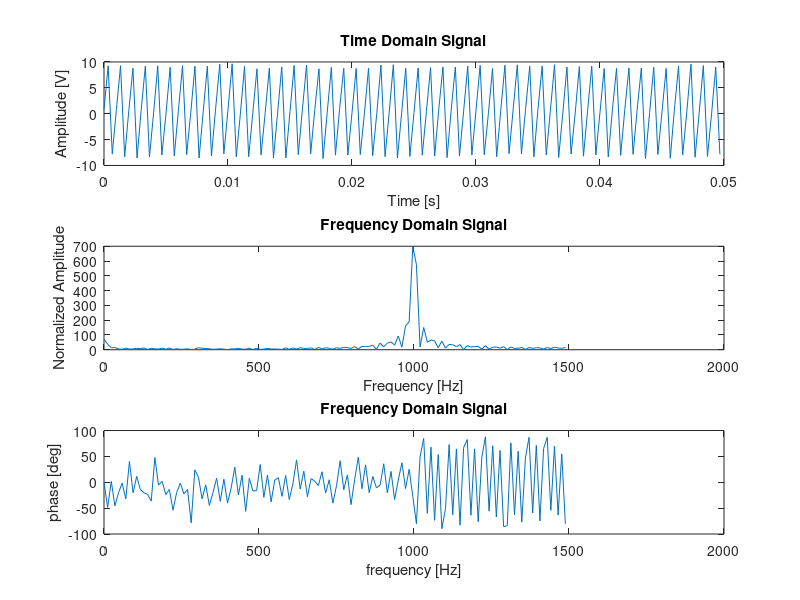

Write MATLAB code to recreate this figure.
Fs = 3000;
Ts = 1/Fs;
dt = 0:Ts:0.05-Ts;  %Duration of the signal od 0 do 2-Ts ze skokiem Ts
f1 = 1000;
f2 = 10000;
f3 = 12000;

%y = A*sin(wt+theta)
y1_1 = 10*sin(2*pi*f1*dt);
y1_2 = 10*sin(2*pi*f2*dt);
y1_3 = 10*sin(2*pi*f3*dt);
y1_4 = y1_1+rand(1,length(y1_1));

y2_1 = 10*sin(2*pi*f1*dt+1.1*pi/2);
y2_2 = 10*sin(2*pi*f2*dt+pi/2);
y2_3 = 10*sin(2*pi*f3*dt+pi);
y2_4 = y2_1+rand(1,length(y2_1));
% subplot(4,1,1);
% plot(dt,y1,'r');
% 
% subplot(4,1,2);
% plot(dt,y2,'r');
% 
% subplot(4,1,3);
% plot(dt,y3,'r');
% 
% subplot(4,1,4);
% plot(dt,y4,'r');

nfft = length(y1_4);  %length of time domain signal
nfft2 = 2^nextpow2(nfft);   %length of signal in power of 2
ff = fft(y1_4,nfft2);
fff = ff(1:nfft2/2);
xfft = Fs*(0:nfft2/2-1)/nfft2;
phase1 = angle(fff);

nfft = length(y2_4);  %length of time domain signal
nfft2 = 2^nextpow2(nfft);   %length of signal in power of 2
ff2 = fft(y2_4,nfft2);
fff2 = ff2(1:nfft2/2);
xfft = Fs*(0:nfft2/2-1)/nfft2;
phase2 = angle(fff2);
%phase = fftshift(fff);
%phase = unwrap(phase);

subplot(3,1,1);
plot(dt,y1_4);
xlabel('Time [s]');
ylabel('Amplitude [V]');
title('Time Domain Signal');

subplot(3,1,2);
plot(xfft,abs(fff));
xlabel('Frequency [Hz]');
ylabel('Normalized Amplitude');
title('Frequency Domain Signal');

subplot(3,1,3);
plot(xfft,phase1*180/(2*pi));
ylabel('phase [deg]');
xlabel('frequency [Hz]');
title('Frequency Domain Signal');
[maxval,indeks1_1] = max(fff);
phase1_1 = rad2deg(phase1(indeks1_1));
fff(indeks1_1) = 0;
[maxval,indeks1_2] = max(fff);
phase1_2 = rad2deg(phase1(indeks1_2));
fff(indeks1_2) = 0;
[maxval,indeks1_3] = max(fff);
phase1_3 = rad2deg(phase1(indeks1_3));
fff(indeks1_3) = 0;

[maxval,indeks2_1] = max(fff2);
phase2_1 = rad2deg(phase2(indeks2_1));
fff2(indeks2_1) = 0;
[maxval,indeks2_2] = max(fff2);
phase2_2 = rad2deg(phase2(indeks2_2));
fff2(indeks2_2) = 0;
[maxval,indeks2_3] = max(fff2);
phase2_3 = rad2deg(phase2(indeks2_3));
fff2(indeks2_3) = 0;


